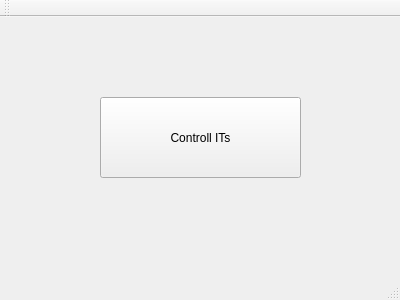
<?xml version="1.0" encoding="UTF-8"?>
<ui version="4.0">
 <class>MainWindow</class>
 <widget class="QMainWindow" name="MainWindow">
  <property name="geometry">
   <rect>
    <x>0</x>
    <y>0</y>
    <width>400</width>
    <height>300</height>
   </rect>
  </property>
  <property name="windowTitle">
   <string>ardrone controller</string>
  </property>
  <property name="windowIcon">
   <iconset>
    <normaloff>../../../Рабочий стол/123.png</normaloff>../../../Рабочий стол/123.png</iconset>
  </property>
  <widget class="QWidget" name="centralWidget">
   <widget class="QPushButton" name="pushButton">
    <property name="geometry">
     <rect>
      <x>100</x>
      <y>80</y>
      <width>201</width>
      <height>81</height>
     </rect>
    </property>
    <property name="text">
     <string>Controll ITs</string>
    </property>
   </widget>
  </widget>
  <widget class="QMenuBar" name="menuBar">
   <property name="geometry">
    <rect>
     <x>0</x>
     <y>0</y>
     <width>400</width>
     <height>25</height>
    </rect>
   </property>
  </widget>
  <widget class="QToolBar" name="mainToolBar">
   <attribute name="toolBarArea">
    <enum>TopToolBarArea</enum>
   </attribute>
   <attribute name="toolBarBreak">
    <bool>false</bool>
   </attribute>
  </widget>
  <widget class="QStatusBar" name="statusBar"/>
 </widget>
 <layoutdefault spacing="6" margin="11"/>
 <resources/>
 <connections/>
</ui>
